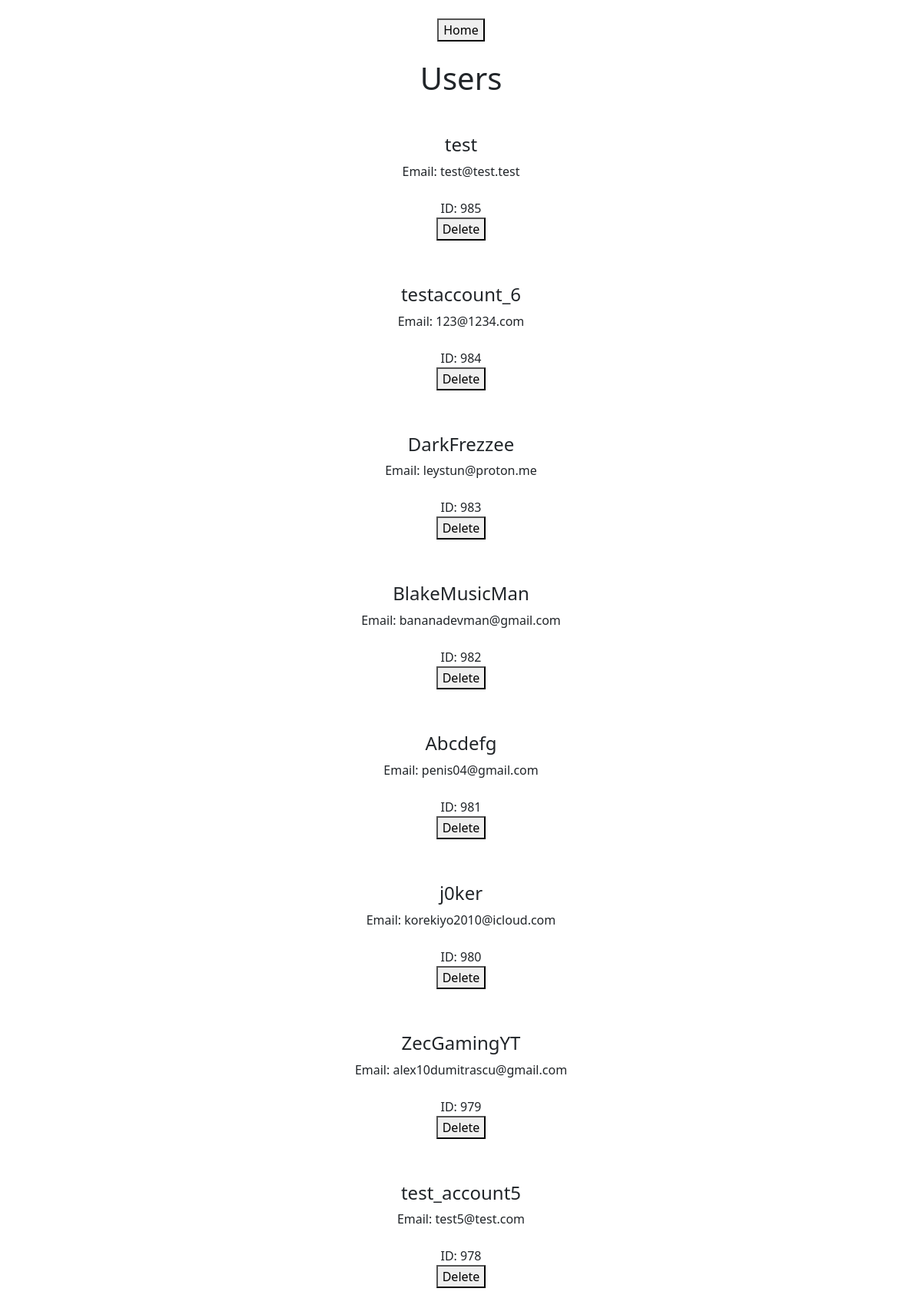
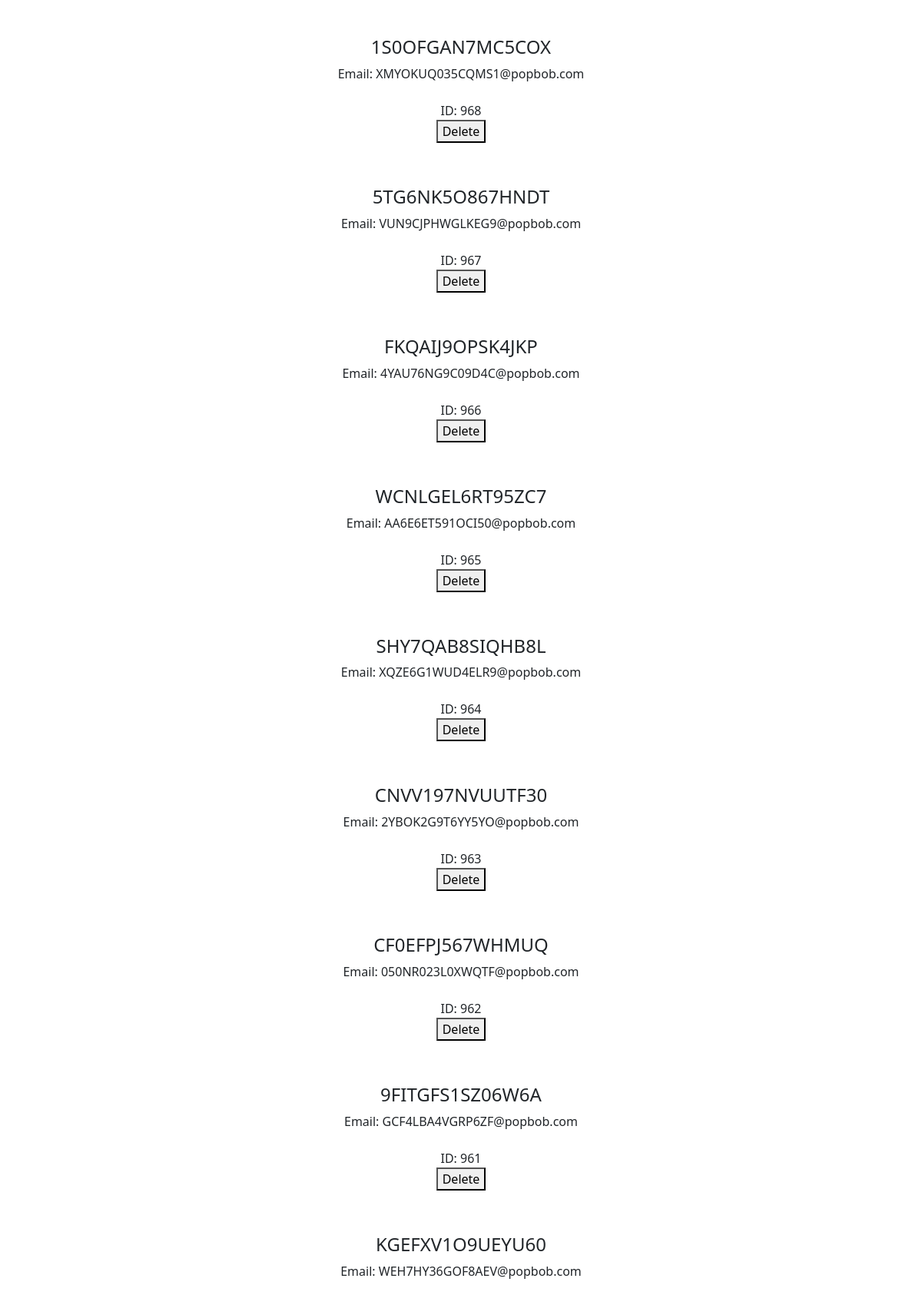
Screenshot of /users/index.php (signed in, upper part) with the database file from the repository (2 pictures, top to bottom).
### tables this page shows
CREATE TABLE users (
                      id INTEGER PRIMARY KEY AUTOINCREMENT, 
                      username VARCHAR(255), 
                      email VARCHAR(255),
                      password VARCHAR(255),
                      pfp VARCHAR(255)
                    , 'turbolast' INTEGER DEFAULT 0, 'nameid' INTEGER DEFAULT 0001, 'timesturbo' INTEGER DEFAULT 0, 'turbocredit' INTEGER, 'bio' TEXT);

### users/index.php (the view, shortened to what this page needs)
<link href="//cdn.jsdelivr.net/npm/bootstrap@5.2.2/dist/css/bootstrap.min.css" rel="stylesheet">
<link rel="stylesheet" href="//alyocord.funwithalbi.xyz/style.css?version=<?php echo time(); ?>">
<center>
  <br>
  <button class='button' onclick='window.location.href = "//alyocord.funwithalbi.xyz/";'>Home</button> <br> <br>
</center>
<?php
  try {
    $db = new PDO('sqlite:../database.sqlite');
    $db->setAttribute(PDO::ATTR_ERRMODE, PDO::ERRMODE_EXCEPTION);
    $users = $db->query("SELECT * FROM users ORDER BY id DESC");
  } catch (PDOException $ex) {
    echo $ex->getMessage();
  }
  ?>
    <html>
  <head>
  </head>
  <body>
    <center>
      <h1>Users</h1> <br>
      <?php foreach ($users as $user) {
        echo '<p>';
          echo '<h4>' . $user['username'] . '</h4>';
          echo "Email: ".$user['email'] . "<br>";
          echo "<br>ID: ".$user['id'] . "<br>";
          echo "<form method='post'><button type='submit' name='delete' value='".$user['id']."'>Delete</button></form><br>";
      } ?>
  </body>
</html>

### rows the page displays
users: username "test", email "test@test.test", id "985"
users: username "testaccount_6", email "123@1234.com", id "984"
users: username "DarkFrezzee", email "leystun@proton.me", id "983"
users: username "BlakeMusicMan", email "bananadevman@gmail.com", id "982"
users: username "Abcdefg", email "penis04@gmail.com", id "981"
users: username "j0ker", email "korekiyo2010@icloud.com", id "980"
users: username "ZecGamingYT", email "alex10dumitrascu@gmail.com", id "979"
users: username "test_account5", email "test5@test.com", id "978"
users: username "1S0OFGAN7MC5COX", email "XMYOKUQ035CQMS1@popbob.com", id "968"
users: username "5TG6NK5O867HNDT", email "VUN9CJPHWGLKEG9@popbob.com", id "967"
users: username "FKQAIJ9OPSK4JKP", email "4YAU76NG9C09D4C@popbob.com", id "966"
users: username "WCNLGEL6RT95ZC7", email "AA6E6ET591OCI50@popbob.com", id "965"
users: username "SHY7QAB8SIQHB8L", email "XQZE6G1WUD4ELR9@popbob.com", id "964"
users: username "CNVV197NVUUTF30", email "2YBOK2G9T6YY5YO@popbob.com", id "963"
users: username "CF0EFPJ567WHMUQ", email "050NR023L0XWQTF@popbob.com", id "962"
users: username "9FITGFS1SZ06W6A", email "GCF4LBA4VGRP6ZF@popbob.com", id "961"
users: username "KGEFXV1O9UEYU60", email "WEH7HY36GOF8AEV@popbob.com"
